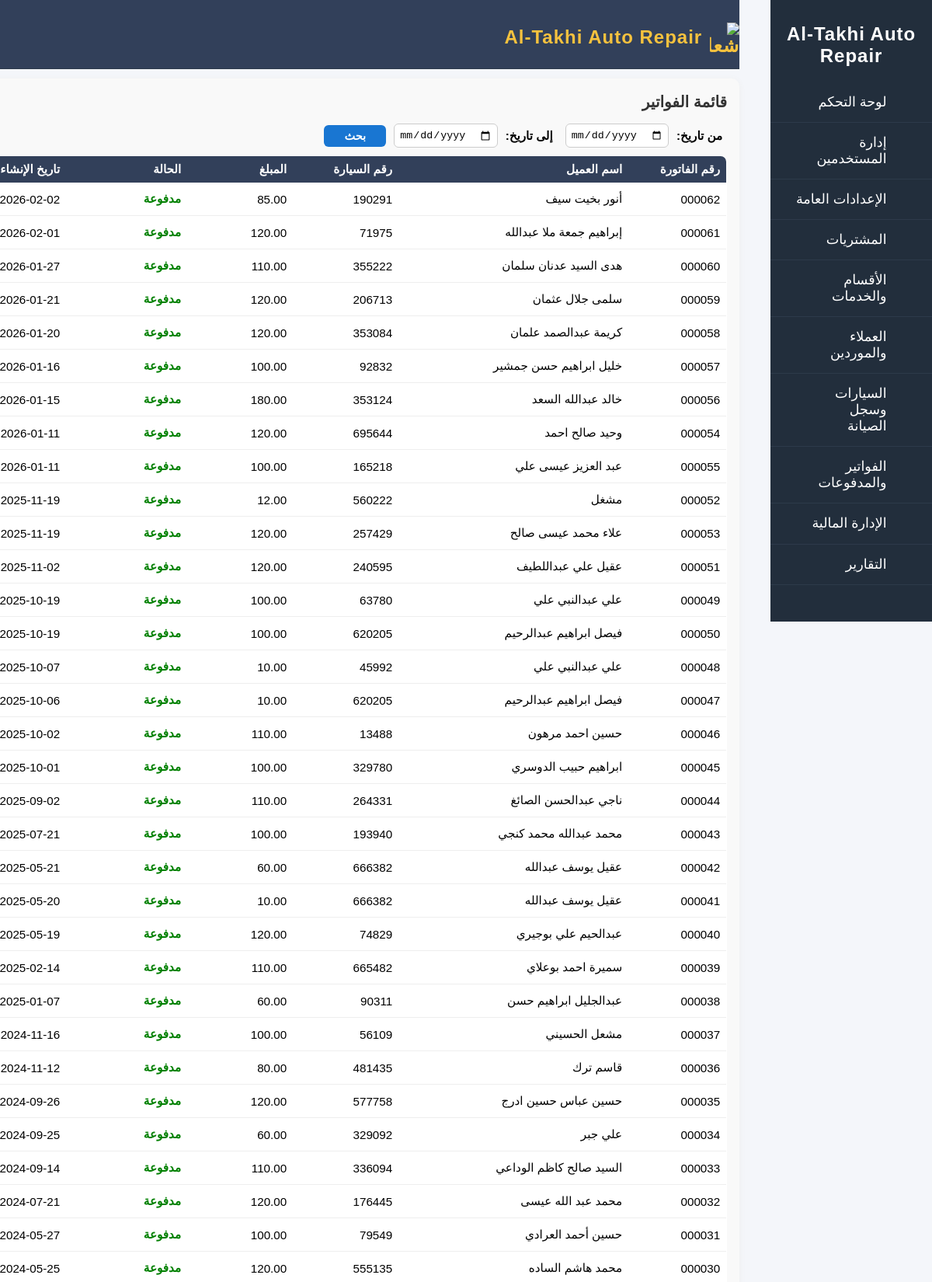
Screenshot of /invoices/ (signed in, upper part) with the database file from the repository.
### invoices/models.py (models this page shows, shortened)
class Invoice(models.Model):
    invoice_number = models.CharField(max_length=20, unique=True)
    client = models.ForeignKey(
        Client, on_delete=models.CASCADE, related_name="invoices"
    )
    car = models.ForeignKey(Car, on_delete=models.CASCADE, related_name="invoices")
    services = models.ManyToManyField(Service, related_name="invoices")
    amount = models.DecimalField(max_digits=10, decimal_places=2)
    paid = models.BooleanField(default=False)
    created_at = models.DateTimeField("تاريخ الإنشاء", null=True, blank=True)
    updated_at = models.DateTimeField(auto_now=True)

### clients/models.py (models this page shows, shortened)
class Client(models.Model):
    STATUS_CHOICES = [
        ("active", "نشط"),
        ("inactive", "معطل"),
    ]
    COMM_PREF_CHOICES = [
        ("email", "البريد الإلكتروني"),
        ("phone", "الهاتف"),
        ("sms", "رسائل قصيرة"),
    ]
    first_name = models.CharField(max_length=100)
    last_name = models.CharField(max_length=100, blank=True, null=True)
    phone_number = models.CharField(max_length=20)
    email = models.EmailField(blank=True, null=True)
    address = models.CharField(max_length=255, blank=True, null=True)
    customer_id = models.CharField(max_length=30, unique=True)
    status = models.CharField(max_length=10, choices=STATUS_CHOICES, default="active")
    notes = models.TextField(blank=True, null=True)
    communication_preference = models.CharField(
        max_length=10, choices=COMM_PREF_CHOICES, default="phone"
    )
    birth_date = models.DateField(blank=True, null=True)
    created_by = models.ForeignKey(
        "users.User",
        on_delete=models.SET_NULL,
        null=True,
        blank=True,
        related_name="added_clients",
    )
    created_at = models.DateTimeField("تاريخ الإضافة", null=True, blank=True)
    updated_at = models.DateTimeField(auto_now=True)

### cars/models.py (models this page shows, shortened)
class Car(models.Model):
    STATUS_CHOICES = [
        ("active", "نشطة"),  # السيارة تحت الصيانة
        ("ready", "بانتظار التسليم"),  # الصيانة انتهت
        ("pending_payment", "معلقة للدفع"),  # بانتظار الدفع
        ("sold", "مباعة"),  # تم التسليم النهائي
    ]
    FUEL_CHOICES = [
        ("gasoline", "بنزين"),
        ("diesel", "ديزل"),
        ("electric", "كهرباء"),
        ("hybrid", "هايبرد"),
    ]
    client = models.ForeignKey(
        "clients.Client", on_delete=models.CASCADE, related_name="cars"
    )
    plate_number = models.CharField(max_length=20, unique=True)
    brand = models.ForeignKey(
        CarBrand, on_delete=models.SET_NULL, null=True, blank=True, related_name="cars"
    )
    model = models.ForeignKey(
        CarModel, on_delete=models.SET_NULL, null=True, blank=True, related_name="cars"
    )
    year = models.PositiveIntegerField(blank=True, null=True)
    color = models.CharField(max_length=30, blank=True, null=True)
    fuel_type = models.CharField(
        max_length=10, choices=FUEL_CHOICES, default="gasoline"
    )
    vin_number = models.CharField(max_length=30, unique=True, blank=True, null=True)
    status = models.CharField(max_length=20, choices=STATUS_CHOICES, default="active")
    notes = models.TextField(blank=True, null=True)
    entry_date = models.DateTimeField(
        blank=True, null=True, verbose_name="تاريخ دخول الورشة"
    )
    last_visit = models.DateTimeField(blank=True, null=True)
    created_at = models.DateTimeField(auto_now_add=True)
    updated_at = models.DateTimeField(auto_now=True)
    @property
    def unpaid_invoice_id(self):
        if hasattr(self, "_unpaid_invoice_id"):
            return getattr(self, "_unpaid_invoice_id")
        unpaid_invoice = self.invoices.filter(paid=False).first()
        return unpaid_invoice.id if unpaid_invoice else None

### invoices/views.py (the view)
# urls.py: path("", views.invoices_list, name="invoices_list"),
@login_required
def invoices_list(request):
    invoices = Invoice.objects.select_related("client", "car").order_by("-created_at")
    start_date = request.GET.get("start_date")
    end_date = request.GET.get("end_date")
    if start_date:
        invoices = invoices.filter(created_at__date__gte=parse_date(start_date))
    if end_date:
        invoices = invoices.filter(created_at__date__lte=parse_date(end_date))
    total_amount = invoices.aggregate(total=Sum("amount"))["total"] or 0
    return render(
        request,
        "invoices_list.html",
        {
            "invoices": invoices,
            "start_date": start_date,
            "end_date": end_date,
            "total_amount": total_amount,
        },
    )

### templates/invoices_list.html (shortened to what this page needs)
{% extends 'base.html' %}
{% block content %}
<div class="services-table-fix" style="max-width:none;width:auto;margin:12px 0 12px auto;background:#f9f9f9;padding:14px 16px;border-radius:10px;box-shadow:0 2px 8px #eee;direction:rtl;overflow-x:auto;">
    <div style="display:flex;justify-content:space-between;align-items:center;margin-bottom:12px;">
        <span style="font-size:20px;font-weight:bold;color:#333;text-align:right;">قائمة الفواتير</span>
    </div>
    <form method="get" id="invoices-search-form" style="display:flex;flex-wrap:wrap;align-items:center;gap:10px;margin-bottom:10px;">
        <label style="font-weight:bold;margin-right:6px;">من تاريخ:</label>
        <input type="date" name="start_date" id="start_date" value="{{ start_date|default:'' }}" style="padding:6px;border-radius:6px;border:1px solid #ccc;max-width:180px;">
        <label style="font-weight:bold;margin-right:6px;">إلى تاريخ:</label>
        <input type="date" name="end_date" id="end_date" value="{{ end_date|default:'' }}" style="padding:6px;border-radius:6px;border:1px solid #ccc;max-width:180px;">
        <button type="submit" style="background:#1976d2;color:#fff;padding:6px 18px;border:none;border-radius:6px;font-weight:bold;font-size:0.95em;min-width:80px;">بحث</button>
    </form>
    <table class="services-compact" style="width:auto;min-width:100%;border-collapse:collapse;background:#fff;border-radius:8px;overflow:hidden;border:1.5px solid #c2c7d0;">
        <thead style="background:#32405a;color:#fff;font-weight:bold;">
            <tr>
                <th class="invoices-number-col" style="text-align:right;padding:8px 8px;min-width:110px;">رقم الفاتورة</th>
                <th class="invoices-name-col" style="text-align:right;padding:8px 8px;min-width:280px;">اسم العميل</th>
                <th class="invoices-hide-mobile" style="padding:8px 8px;text-align:right;min-width:120px;">رقم السيارة</th>
                <th class="invoices-amount-col" style="text-align:right;padding:8px 8px;min-width:120px;">المبلغ</th>
                <th class="invoices-hide-mobile" style="padding:8px 8px;text-align:right;min-width:140px;">الحالة</th>
                <th class="invoices-hide-mobile" style="padding:8px 8px;text-align:right;min-width:140px;">تاريخ الإنشاء</th>
            </tr>
        </thead>
        <tbody>
            {% for invoice in invoices %}
            <tr style="border-bottom:1px solid #eee;">
                <td class="invoices-number-col" style="padding:6px 8px;text-align:right;min-width:110px;">{{ invoice.invoice_number }}</td>
                <td class="invoices-name-col" style="padding:6px 8px;text-align:right;min-width:280px;">{{ invoice.client.first_name }}{% if invoice.client.last_name %} {{ invoice.client.last_name }}{% endif %}</td>
                <td class="invoices-hide-mobile" style="padding:6px 8px;text-align:right;min-width:120px;">{{ invoice.car.plate_number }}</td>
                <td class="invoices-amount-col" style="padding:6px 8px;text-align:right;min-width:120px;">{{ invoice.amount }}</td>
                <td class="invoices-hide-mobile" style="padding:6px 8px;text-align:right;min-width:140px;">{% if invoice.paid %}<span style="color:green;font-weight:bold;">مدفوعة</span>{% else %}<span style="color:#e53935;font-weight:bold;">غير مدفوعة</span>{% endif %}</td>
                <td class="invoices-hide-mobile" style="padding:6px 8px;text-align:right;min-width:140px;">{{ invoice.created_at|date:'Y-m-d' }}</td>
            </tr>
            {% empty %}
            <tr><td colspan="8" style="text-align:center;padding:12px;color:#666;">لا توجد فواتير.</td></tr>
            {% endfor %}
        </tbody>
    </table>
</div>
{% endblock %}

### templates/base.html (style rules this page uses)
body { font-family: Tahoma, Arial, sans-serif; background: #f4f6fa; margin: 0; padding: 0; }

### templates/invoices_list.html (style rules this page uses)
.services-table-fix { font-size:0.95rem; }
table.services-compact thead th { padding:8px 8px !important; }
table.services-compact tbody td { padding:6px 8px !important; }
.invoices-name-col { text-align: right !important; }
.invoices-amount-col { text-align: right !important; }
.invoices-number-col { text-align: right !important; }

### rows the page displays
Invoice: invoice_number "000062", client.first_name "أنور بخيت سيف", car.plate_number "190291", amount "85.00", paid "مدفوعة", created_at "2026-02-02"
Invoice: invoice_number "000061", client.first_name "إبراهيم جمعة ملا عبدالله", car.plate_number "71975", amount "120.00", paid "مدفوعة", created_at "2026-02-01"
Invoice: invoice_number "000060", client.first_name "هدى السيد عدنان سلمان", car.plate_number "355222", amount "110.00", paid "مدفوعة", created_at "2026-01-27"
Invoice: invoice_number "000059", client.first_name "سلمى جلال عثمان", car.plate_number "206713", amount "120.00", paid "مدفوعة", created_at "2026-01-21"
Invoice: invoice_number "000058", client.first_name "كريمة عبدالصمد علمان", car.plate_number "353084", amount "120.00", paid "مدفوعة", created_at "2026-01-20"
Invoice: invoice_number "000057", client.first_name "خليل ابراهيم حسن جمشير", car.plate_number "92832", amount "100.00", paid "مدفوعة", created_at "2026-01-16"
Invoice: invoice_number "000056", client.first_name "خالد عبدالله السعد", car.plate_number "353124", amount "180.00", paid "مدفوعة", created_at "2026-01-15"
Invoice: invoice_number "000054", client.first_name "وحيد صالح احمد", car.plate_number "695644", amount "120.00", paid "مدفوعة", created_at "2026-01-11"
Invoice: invoice_number "000055", client.first_name "عبد العزيز عيسى علي", car.plate_number "165218", amount "100.00", paid "مدفوعة", created_at "2026-01-11"
Invoice: invoice_number "000052", client.first_name "مشغل", car.plate_number "560222", amount "12.00", paid "مدفوعة", created_at "2025-11-19"
Invoice: invoice_number "000053", client.first_name "علاء محمد عيسى صالح", car.plate_number "257429", amount "120.00", paid "مدفوعة", created_at "2025-11-19"
Invoice: invoice_number "000051", client.first_name "عقيل علي عبداللطيف", car.plate_number "240595", amount "120.00", paid "مدفوعة", created_at "2025-11-02"
Invoice: invoice_number "000049", client.first_name "علي عبدالنبي علي", car.plate_number "63780", amount "100.00", paid "مدفوعة", created_at "2025-10-19"
Invoice: invoice_number "000050", client.first_name "فيصل ابراهيم عبدالرحيم", car.plate_number "620205", amount "100.00", paid "مدفوعة", created_at "2025-10-19"
Invoice: invoice_number "000048", client.first_name "علي عبدالنبي علي", car.plate_number "45992", amount "10.00", paid "مدفوعة", created_at "2025-10-07"
Invoice: invoice_number "000047", client.first_name "فيصل ابراهيم عبدالرحيم", car.plate_number "620205", amount "10.00", paid "مدفوعة", created_at "2025-10-06"
Invoice: invoice_number "000046", client.first_name "حسين احمد مرهون", car.plate_number "13488", amount "110.00", paid "مدفوعة", created_at "2025-10-02"
Invoice: invoice_number "000045", client.first_name "ابراهيم حبيب الدوسري", car.plate_number "329780", amount "100.00", paid "مدفوعة", created_at "2025-10-01"
Invoice: invoice_number "000044", client.first_name "ناجي عبدالحسن الصائغ", car.plate_number "264331", amount "110.00", paid "مدفوعة", created_at "2025-09-02"
Invoice: invoice_number "000043", client.first_name "محمد عبدالله محمد كنجي", car.plate_number "193940", amount "100.00", paid "مدفوعة", created_at "2025-07-21"
Invoice: invoice_number "000042", client.first_name "عقيل يوسف عبدالله", car.plate_number "666382", amount "60.00", paid "مدفوعة", created_at "2025-05-21"
Invoice: invoice_number "000041", client.first_name "عقيل يوسف عبدالله", car.plate_number "666382", amount "10.00", paid "مدفوعة", created_at "2025-05-20"
Invoice: invoice_number "000040", client.first_name "عبدالحيم علي بوجيري", car.plate_number "74829", amount "120.00", paid "مدفوعة", created_at "2025-05-19"
Invoice: invoice_number "000039", client.first_name "سميرة احمد بوعلاي", car.plate_number "665482", amount "110.00", paid "مدفوعة", created_at "2025-02-14"
Invoice: invoice_number "000038", client.first_name "عبدالجليل ابراهيم حسن", car.plate_number "90311", amount "60.00", paid "مدفوعة", created_at "2025-01-07"
Invoice: invoice_number "000037", client.first_name "مشعل الحسيني", car.plate_number "56109", amount "100.00", paid "مدفوعة", created_at "2024-11-16"
Invoice: invoice_number "000036", client.first_name "قاسم ترك", car.plate_number "481435", amount "80.00", paid "مدفوعة", created_at "2024-11-12"
Invoice: invoice_number "000035", client.first_name "حسين عباس حسين ادرج", car.plate_number "577758", amount "120.00", paid "مدفوعة", created_at "2024-09-26"
Invoice: invoice_number "000034", client.first_name "علي جبر", car.plate_number "329092", amount "60.00", paid "مدفوعة", created_at "2024-09-25"
Invoice: invoice_number "000033", client.first_name "السيد صالح كاظم الوداعي", car.plate_number "336094", amount "110.00", paid "مدفوعة", created_at "2024-09-14"
Invoice: invoice_number "000032", client.first_name "محمد عبد الله عيسى", car.plate_number "176445", amount "120.00", paid "مدفوعة", created_at "2024-07-21"
Invoice: invoice_number "000031", client.first_name "حسين أحمد العرادي", car.plate_number "79549", amount "100.00", paid "مدفوعة", created_at "2024-05-27"
Invoice: invoice_number "000030", client.first_name "محمد هاشم الساده", car.plate_number "555135", amount "120.00", paid "مدفوعة", created_at "2024-05-25"
